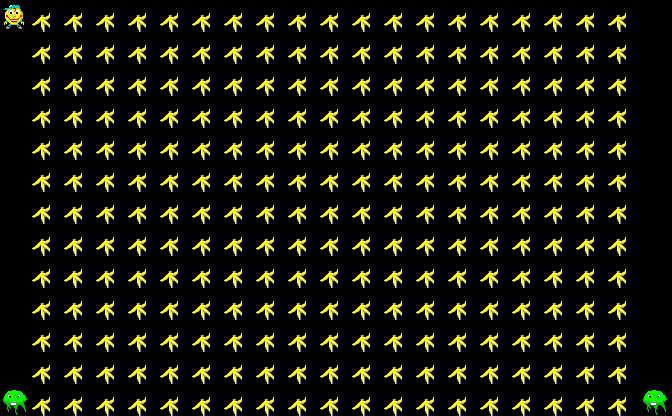

A level layout from a 2D game, rendered from its tile map. Below: a short description, then the map file with its tile-grid data intact:
An orthogonal 21x13 tile map with 32x32 px tiles, 1 tile layer (Tile Layer 1).

<map version="1.9" tiledversion="1.9.1" orientation="orthogonal" renderorder="right-down" width="21" height="13" tilewidth="32" tileheight="32" infinite="0" nextlayerid="2" nextobjectid="1">
 <tileset firstgid="1" source="banania.tsx" />
 <layer id="1" name="Tile Layer 1" width="21" height="13">
  <data encoding="csv">
1, 4, 4, 4, 4, 4, 4, 4, 4, 4, 4, 4, 4, 4, 4, 4, 4, 4, 4, 4, 0
, 0, 4, 4, 4, 4, 4, 4, 4, 4, 4, 4, 4, 4, 4, 4, 4, 4, 4, 4, 4, 0
, 0, 4, 4, 4, 4, 4, 4, 4, 4, 4, 4, 4, 4, 4, 4, 4, 4, 4, 4, 4, 0
, 0, 4, 4, 4, 4, 4, 4, 4, 4, 4, 4, 4, 4, 4, 4, 4, 4, 4, 4, 4, 0
, 0, 4, 4, 4, 4, 4, 4, 4, 4, 4, 4, 4, 4, 4, 4, 4, 4, 4, 4, 4, 0
, 0, 4, 4, 4, 4, 4, 4, 4, 4, 4, 4, 4, 4, 4, 4, 4, 4, 4, 4, 4, 0
, 0, 4, 4, 4, 4, 4, 4, 4, 4, 4, 4, 4, 4, 4, 4, 4, 4, 4, 4, 4, 0
, 0, 4, 4, 4, 4, 4, 4, 4, 4, 4, 4, 4, 4, 4, 4, 4, 4, 4, 4, 4, 0
, 0, 4, 4, 4, 4, 4, 4, 4, 4, 4, 4, 4, 4, 4, 4, 4, 4, 4, 4, 4, 0
, 0, 4, 4, 4, 4, 4, 4, 4, 4, 4, 4, 4, 4, 4, 4, 4, 4, 4, 4, 4, 0
, 0, 4, 4, 4, 4, 4, 4, 4, 4, 4, 4, 4, 4, 4, 4, 4, 4, 4, 4, 4, 0
, 0, 4, 4, 4, 4, 4, 4, 4, 4, 4, 4, 4, 4, 4, 4, 4, 4, 4, 4, 4, 0
, 10, 4, 4, 4, 4, 4, 4, 4, 4, 4, 4, 4, 4, 4, 4, 4, 4, 4, 4, 4, 10
</data>
 </layer>
</map>
